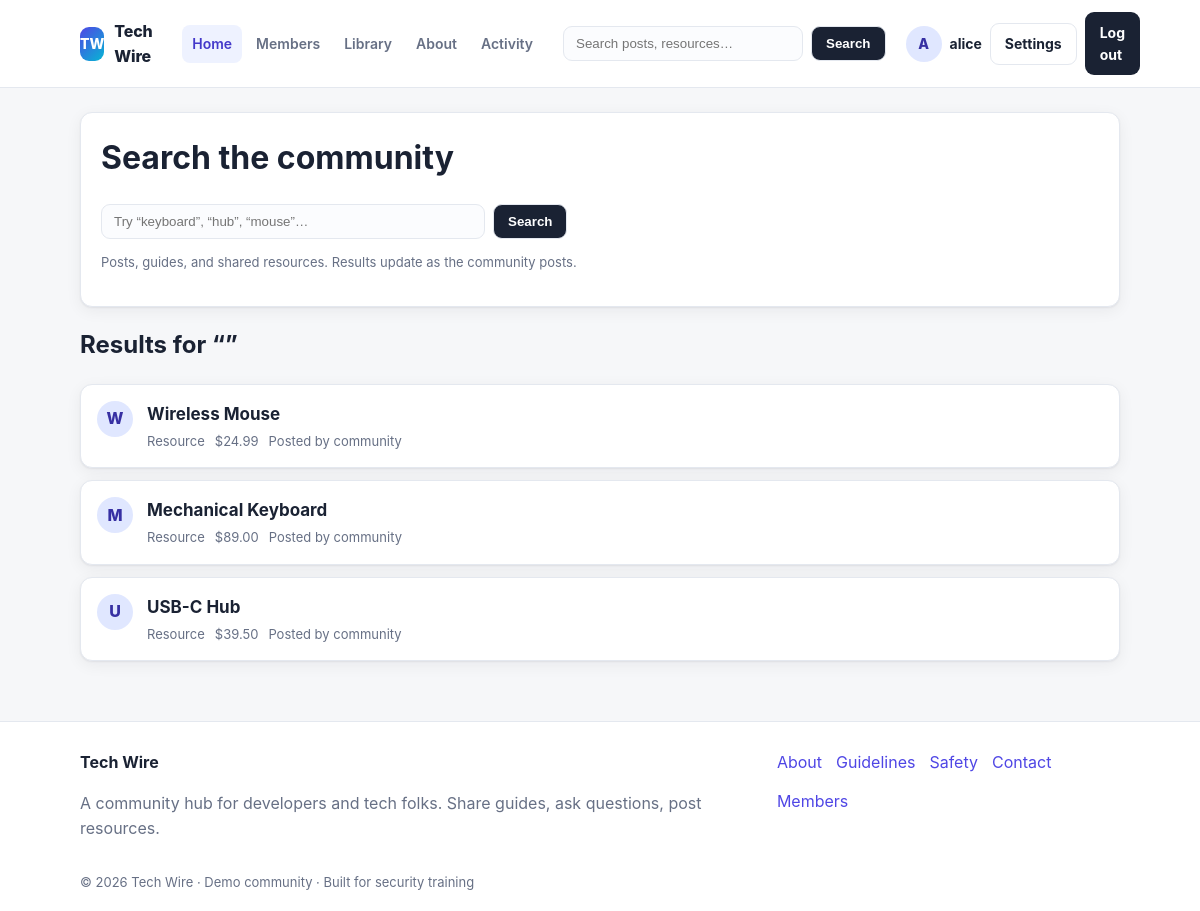
The page /search.php (signed in) on the database as committed earlier.
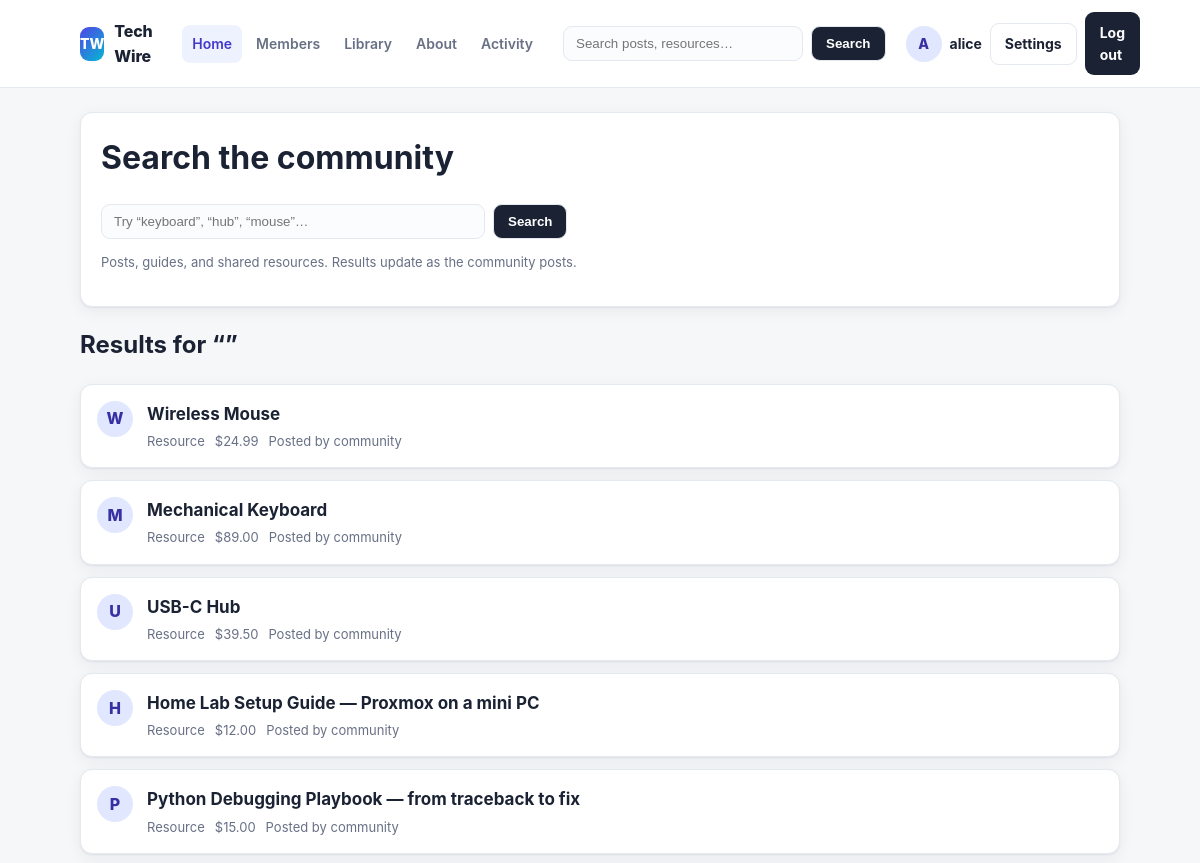
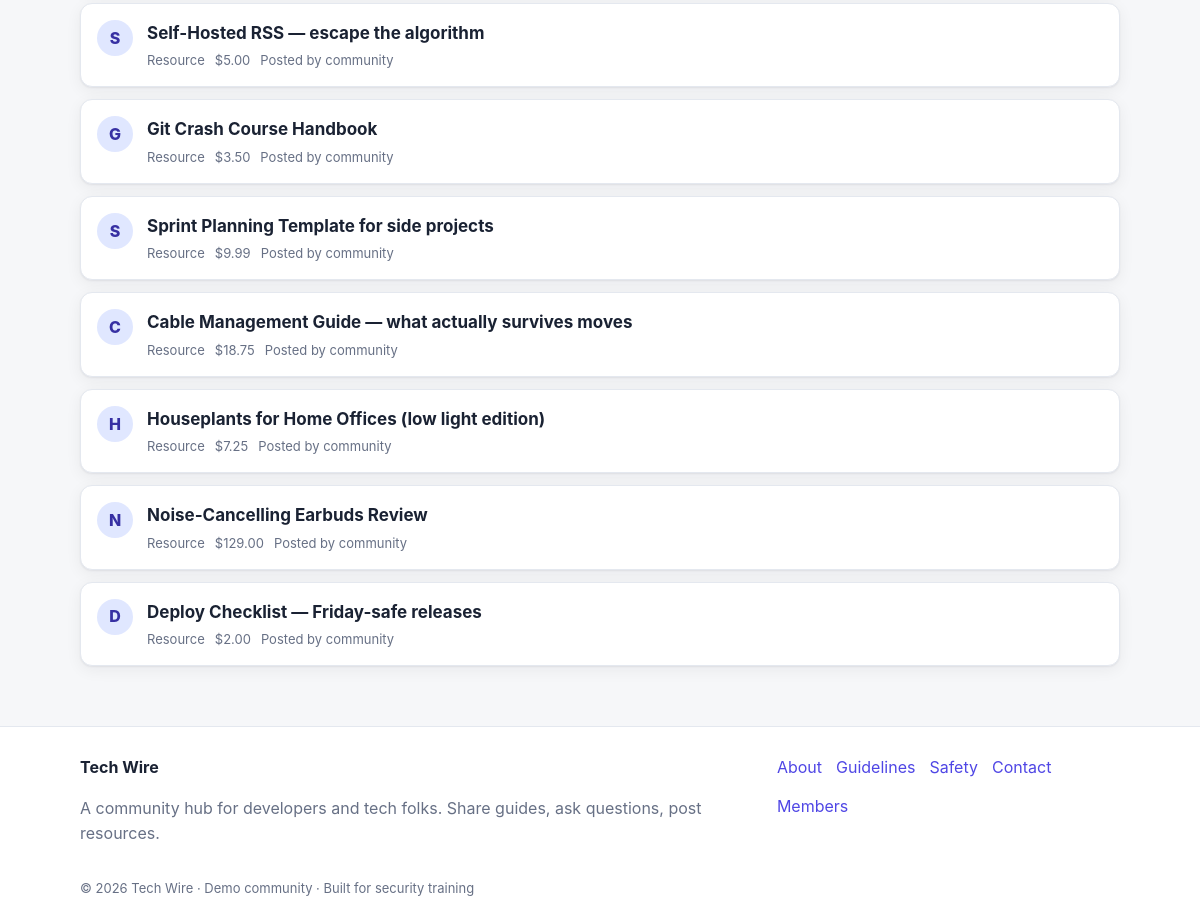
The same page on the database as committed later (2 pictures, top to bottom).
### tables this page shows
CREATE TABLE IF NOT EXISTS products (
  id INT AUTO_INCREMENT PRIMARY KEY,
  name VARCHAR(128) NOT NULL,
  price DECIMAL(10,2) NOT NULL
);

### search.php (the view, shortened to what this page needs)
<?php
require_once 'includes/layout.php';
$q = isset($_GET['q']) ? $_GET['q'] : '';
?>
<div class="card">
  <h1 style="margin-top:0">Search the community</h1>
  <form method="GET" action="search.php" class="header-search" style="margin:0">
    <input type="search" name="q" placeholder="Try “keyboard”, “hub”, “mouse”…" value="<?php echo htmlspecialchars($q, ENT_QUOTES); ?>" style="flex:1">
    <button type="submit">Search</button>
  </form>
  <p class="muted small">Posts, guides, and shared resources. Results update as the community posts.</p>
</div>
<h2>Results for “<?php echo htmlspecialchars($q, ENT_QUOTES); ?>”</h2>
<div class="post-list">
<?php
$query = "SELECT * FROM products WHERE name LIKE '%$q%'";
$result = mysql_query($query);
if ($result) {
    while ($row = mysql_fetch_assoc($result)) {
        $id = isset($row['id']) ? (int) $row['id'] : 0;
        echo '<article class="post-row">';
        echo '<span class="avatar">' . htmlspecialchars(strtoupper(substr((string) $row['name'], 0, 1)), ENT_QUOTES) . '</span>';
        echo '<div class="post-main">';
        echo '<h3><a href="post.php?id=' . $id . '">' . $row['name'] . '</a></h3>';
        echo '<div class="post-meta"><span>Resource</span><span>$' . $row['price'] . '</span><span>Posted by community</span></div>';
        echo '</div></article>';
    }
} else {
    echo '<div class="card"><p class="error">Search is having a moment. Try again.</p></div>';
}
?>
</div>

Rows that differ between the two databases and show on the page:
added products: name "H", name "Home Lab Setup Guide — Proxmox on a mini PC", price "12.00"
added products: name "P", name "Python Debugging Playbook — from traceback to fix", price "15.00"
added products: name "S", name "Self-Hosted RSS — escape the algorithm", price "5.00"
added products: name "G", name "Git Crash Course Handbook", price "3.50"
added products: name "S", name "Sprint Planning Template for side projects", price "9.99"
added products: name "C", name "Cable Management Guide — what actually survives moves", price "18.75"
added products: name "H", name "Houseplants for Home Offices (low light edition)", price "7.25"
added products: name "N", name "Noise-Cancelling Earbuds Review", price "129.00"
added products: name "D", name "Deploy Checklist — Friday-safe releases", price "2.00"
